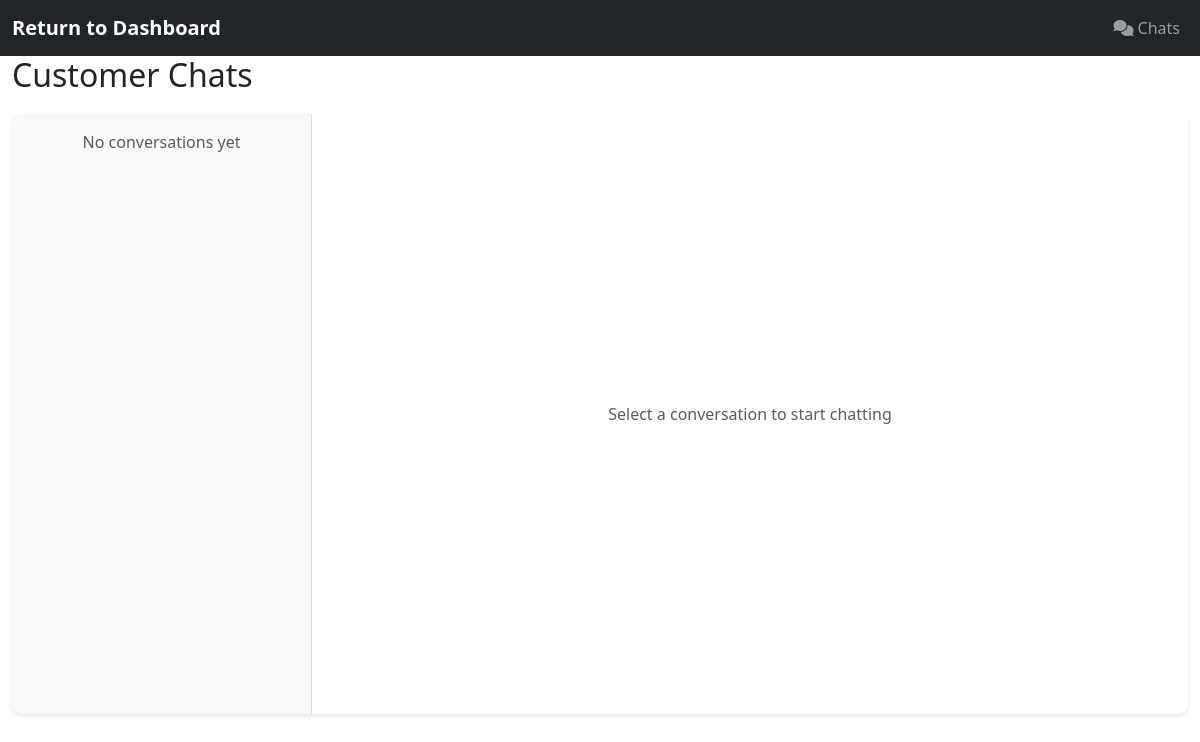
Page /admin/chat.php?conversation_id=5 (signed in) on the earlier database version.
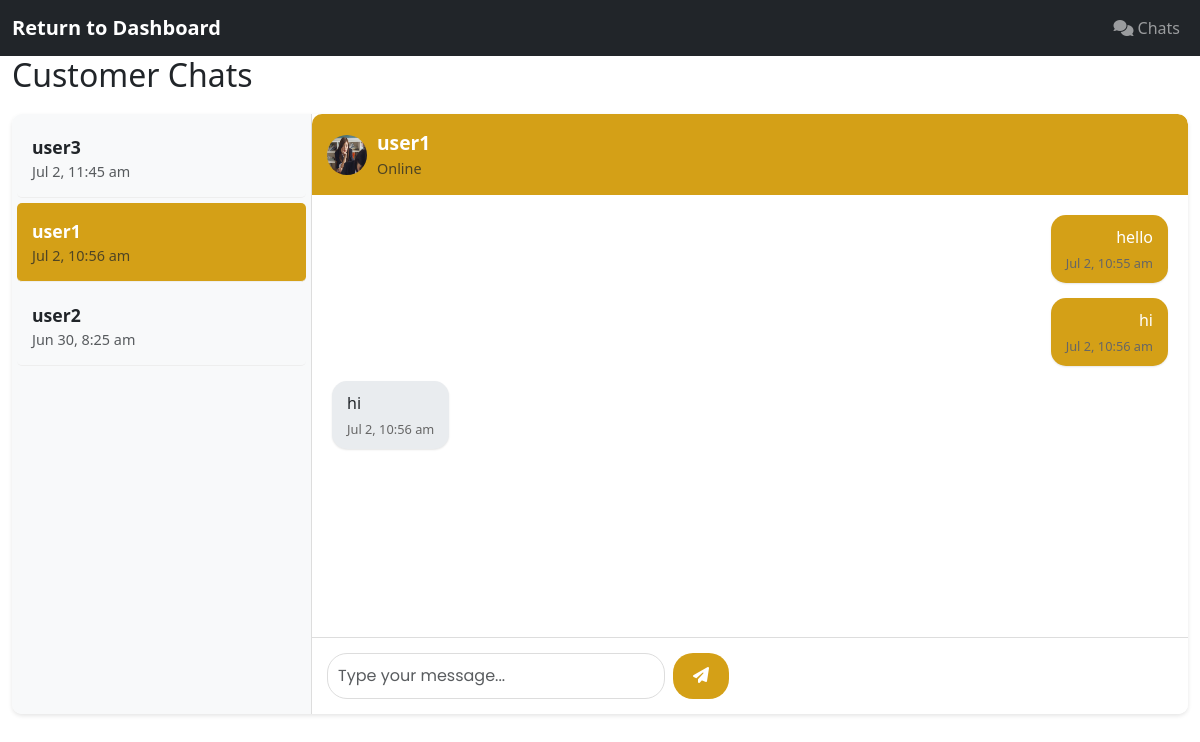
Same page on the later database version.
### tables this page shows
CREATE TABLE `conversations` (
  `id` int(11) NOT NULL,
  `user_id` int(11) NOT NULL,
  `admin_id` int(11) NOT NULL,
  `created_at` timestamp NOT NULL DEFAULT current_timestamp(),
  `updated_at` timestamp NOT NULL DEFAULT current_timestamp() ON UPDATE current_timestamp()
);

CREATE TABLE `users` (
  `id` int(11) NOT NULL,
  `username` varchar(50) NOT NULL,
  `email` varchar(100) NOT NULL,
  `password` varchar(255) NOT NULL,
  `role` enum('admin','user') DEFAULT 'user',
  `status` enum('active','inactive','suspended') NOT NULL DEFAULT 'active',
  `created_at` timestamp NOT NULL DEFAULT current_timestamp(),
  `first_name` varchar(50) NOT NULL,
  `last_name` varchar(50) NOT NULL,
  `phone` varchar(20) DEFAULT NULL,
  `address` text DEFAULT NULL,
  `profile_image` varchar(255) DEFAULT '',
  `vendor_id` int(11) NOT NULL DEFAULT 0
);

CREATE TABLE `messages` (
  `id` int(11) NOT NULL,
  `conversation_id` int(11) NOT NULL,
  `sender_id` int(11) NOT NULL,
  `sender_type` enum('user','admin') NOT NULL,
  `message` text NOT NULL,
  `is_read` tinyint(1) DEFAULT 0,
  `created_at` timestamp NOT NULL DEFAULT current_timestamp()
);

### admin/chat.php (the view, shortened to what the changed rows need)
<?php
require_once '../includes/session.php';
$admin_id = $_SESSION['user_id'];
$stmt = $conn->prepare("
    SELECT c.*, u.username, u.profile_image,
           (SELECT COUNT(*) FROM messages m WHERE m.conversation_id = c.id AND m.sender_type = 'user' AND m.is_read = FALSE) as unread_count
    FROM conversations c
    JOIN users u ON c.user_id = u.id
    WHERE c.admin_id = ?
    ORDER BY c.updated_at DESC
");
$stmt->bind_param("i", $admin_id);
$stmt->execute();
$conversations = $stmt->get_result()->fetch_all(MYSQLI_ASSOC);
$selected_conversation_id = isset($_GET['conversation_id']) ? intval($_GET['conversation_id']) : 0;
$messages = [];
$recipient = null;
if ($selected_conversation_id > 0) {
    $stmt = $conn->prepare("SELECT * FROM conversations WHERE id = ? AND admin_id = ?");
    $stmt->bind_param("ii", $selected_conversation_id, $admin_id);
    $stmt->execute();
    $conversation = $stmt->get_result()->fetch_assoc();
    if ($conversation) {
        $stmt = $conn->prepare("SELECT * FROM users WHERE id = ?");
        $stmt->bind_param("i", $conversation['user_id']);
        $stmt->execute();
        $recipient = $stmt->get_result()->fetch_assoc();
        $stmt = $conn->prepare("
            SELECT m.*, u.username, u.profile_image
            FROM messages m
            LEFT JOIN users u ON m.sender_id = u.id
            WHERE m.conversation_id = ?
            ORDER BY m.created_at ASC
        ");
        $stmt->bind_param("i", $selected_conversation_id);
        $stmt->execute();
        $messages = $stmt->get_result()->fetch_all(MYSQLI_ASSOC);
    }
}
?>
<!DOCTYPE html>
<html lang="en">
<head>
    <link href="https://cdn.jsdelivr.net/npm/bootstrap@5.3.0/dist/css/bootstrap.min.css" rel="stylesheet">
    <link rel="stylesheet" href="https://cdnjs.cloudflare.com/ajax/libs/font-awesome/6.4.2/css/all.min.css">
</head>
<body>
    <?php include 'includes/header.php'; ?>
    <div class="container-fluid main-content">
        <div class="row">
            <div class="col-12">
                <h2>Customer Chats</h2>
                <div class="chat-container">
                    <div class="conversation-list">
                        <?php foreach ($conversations as $conv): ?>
                            <a href="?conversation_id=<?php echo $conv['id']; ?>"
                               class="text-decoration-none text-dark">
                                <div class="conversation-item <?php echo $selected_conversation_id == $conv['id'] ? 'active' : ''; ?>">
                                    <div class="d-flex justify-content-between align-items-center">
                                        <div class="fw-bold"><?php echo htmlspecialchars($conv['username']); ?></div>
                                    </div>
                                    <div class="text-muted small">
                                        <?php echo date('M j, g:i a', strtotime($conv['updated_at'])); ?>
                                    </div>
                                </div>
                            </a>
                        <?php endforeach; ?>
                        <?php if (empty($conversations)): ?>
                            <div class="p-3 text-muted text-center">No conversations yet</div>
                        <?php endif; ?>
                    </div>
                    <div class="chat-messages">
                        <?php if ($selected_conversation_id > 0 && $recipient): ?>
                            <div class="chat-header">
                                <img src="<?php echo !empty($recipient['profile_image']) ? '../' . htmlspecialchars($recipient['profile_image']) : 'https://via.placeholder.com/40'; ?>"
                                     alt="<?php echo htmlspecialchars($recipient['username']); ?>">
                                <div>
                                    <div class="fw-bold"><?php echo htmlspecialchars($recipient['username']); ?></div>
                                    <div class="small text-muted">Online</div>
                                </div>
                            </div>
                            <div class="message-list" id="messageList">
                                <?php foreach ($messages as $message): ?>
                                    <div class="message <?php echo $message['sender_type'] === 'admin' ? 'sent' : 'received'; ?>">
                                        <div class="message-content">
                                            <?php echo nl2br(htmlspecialchars($message['message'])); ?>
                                            <div class="message-time">
                                                <?php echo date('M j, g:i a', strtotime($message['created_at'])); ?>
                                            </div>
                                        </div>
                                    </div>
                                <?php endforeach; ?>
                            </div>
                            <div class="chat-input">
                                <form id="messageForm" class="d-flex">
                                    <input type="text" name="message" class="form-control me-2" placeholder="Type your message..." required>
                                    <button type="submit" class="btn btn-custom">
                                        <i class="fas fa-paper-plane"></i>
                                    </button>
                                </form>
                            </div>
                        <?php else: ?>
                            <div class="d-flex align-items-center justify-content-center h-100 text-muted">
                                Select a conversation to start chatting
                            </div>
                        <?php endif; ?>
                    </div>
                </div>
            </div>
        </div>
    </div>
</body>
</html>

Differences in the rows shown:
added conversations: user.username "user3", updated_at "Jul 2, 11:45 am"
now on this page (row edited): conversations: user.username "user1", updated_at "Jul 2, 10:56 am"
now on this page (row edited): conversations: user.username "user2", updated_at "Jun 30, 8:25 am"
now on this page (row edited): users: profile_image (picture), username "user1"
added messages: message "hello", created_at "Jul 2, 10:55 am"
added messages: message "hi", created_at "Jul 2, 10:56 am"
added messages: message "hi", created_at "Jul 2, 10:56 am", sender_type "user" (drawn)
Other differences:
text no longer shown: "No conversations yet Select a conversation to start chatting"
text now shown: "Online"
